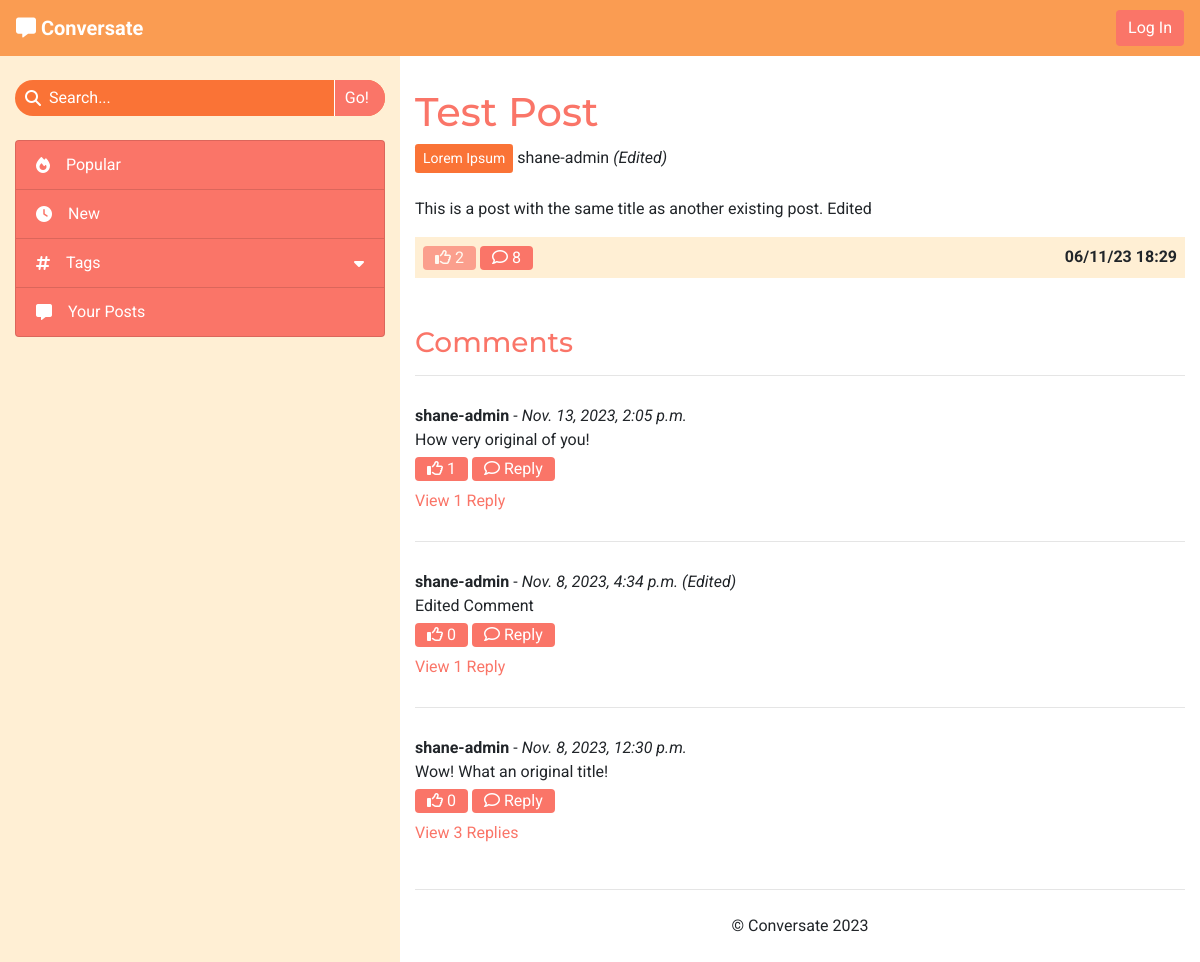
The page /tests-sTzSXNts-test-post/ on the database as committed earlier.
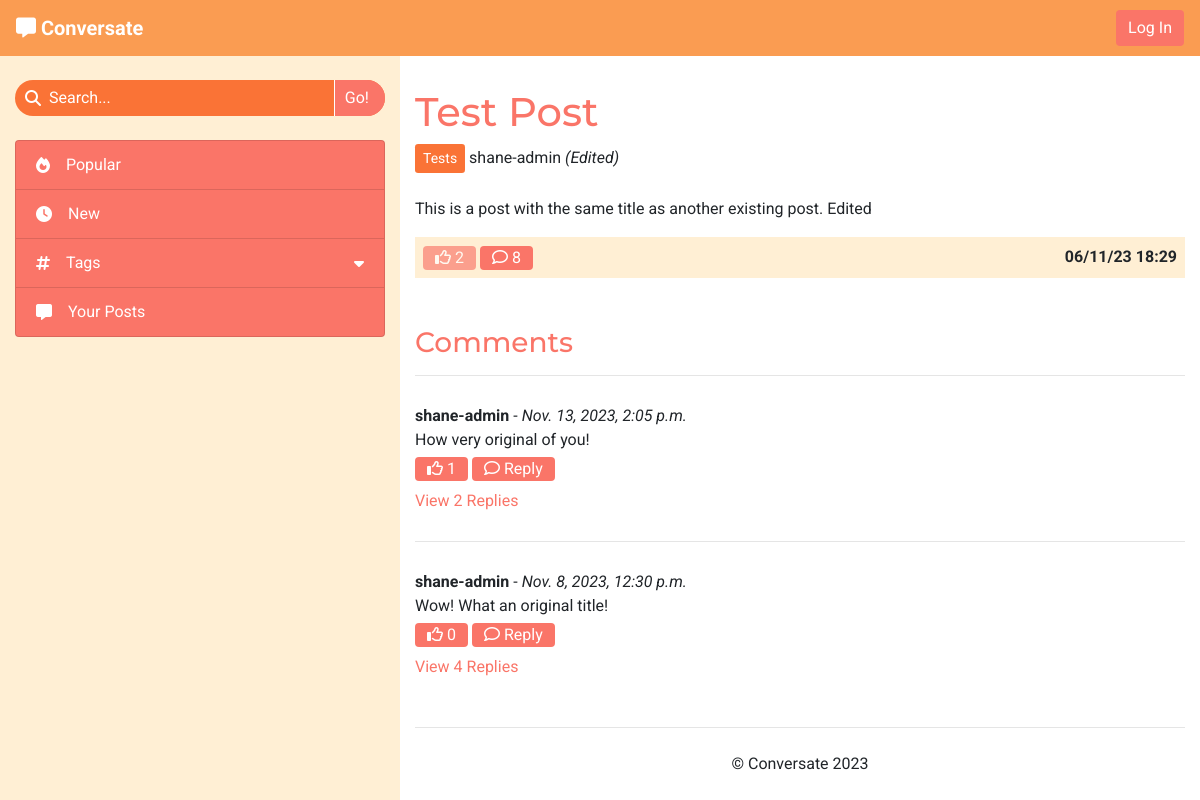
The same page on the database as committed later.
### forum/models.py (models this page shows, shortened)
class Post(models.Model):
    title = models.CharField(max_length=200)
    slug = models.SlugField(max_length=200, unique=True)
    tag = models.ForeignKey(Tag, on_delete=models.CASCADE,
                            related_name='tagged_posts')
    posted_by = models.ForeignKey(User, on_delete=models.CASCADE,
                                  related_name='added_posts')
    posted_on = models.DateTimeField(auto_now_add=True)
    content = models.TextField()
    edited = models.BooleanField(default=False)
    likes = models.ManyToManyField(User, related_name='post_likes', blank=True)
    approved = models.BooleanField(default=False)
    class Meta:
        ordering = ['-posted_on']
    def number_of_likes(self):
        return self.likes.count()
    def number_of_comments(self):
        return self.comments.count()

class Tag(models.Model):
    name = models.CharField(max_length=30, unique=True)
    def __str__(self):
        return self.name

class Comment(models.Model):
    post = models.ForeignKey(Post, on_delete=models.CASCADE,
                             related_name='comments')
    content = models.TextField()
    posted_by = models.ForeignKey(User, on_delete=models.CASCADE,
                                  related_name='added_comments')
    posted_on = models.DateTimeField(auto_now_add=True)
    reply_to = models.ForeignKey('self', on_delete=models.CASCADE,
                                 related_name='replies', blank=True, null=True)
    edited = models.BooleanField(default=False)
    likes = models.ManyToManyField(User, related_name="comment_likes",
                                   blank=True)
    approved = models.BooleanField(default=False)
    class Meta:
        ordering = ['-posted_on']
    def number_of_likes(self):
        return self.likes.count()
    def number_of_replies(self):
        return self.replies.count()

### forum/views.py (the view)
# urls.py: path('<slug:slug>/', views.ViewPost.as_view(), name='view_post'),
class ViewPost(View):
    def get(self, request, slug, *args, **kwargs):
        post = get_object_or_404(Post, slug=slug)
        comments = post.comments.order_by('-posted_on')
        liked = post.likes.filter(id=request.user.id).exists()
        context = {
            'post': post,
            'comments': comments,
            'liked': liked
        }
        return render(
            request,
            'post_details.html',
            context
        )

### templates/post_details.html (shortened to what this page needs)
{% extends "base.html" %}
{% load static %}
{% block content %}
    <h1>{{ post.title }}</h1>
    <a class="btn btn-sm tag" href="#">{{ post.tag }}</a>
    <span>{{ post.posted_by }}
        {% if post.edited %}
            <em>(Edited)</em>
        {% endif %}
    </span>
    <br><br>
    <p id="post-content">{{ post.content }}</p>
    <div id="post-footer" class="d-flex justify-content-between">
        <div class="post-footer-buttons">
            {% if user.is_authenticated %}
            <form class="d-inline" method="POST" action="{% url 'like_post' post.slug %}">
                {% csrf_token %}
                {% if liked %}
                    <button type="submit" class="btn py-0" aria-label="Unlike this post">
                        <i class="fa-solid fa-thumbs-up"></i>
                {% else %}
                    <button type="submit" class="btn py-0" aria-label="Like this post">
                        <i class="fa-regular fa-thumbs-up"></i>
                {% endif %}
                    {{ post.number_of_likes }}
                </button>
            </form>
            {% else %}
                <span class="btn disabled py-0" aria-disabled="true">
                    <i class="fa-regular fa-thumbs-up"></i>
                    {{ post.number_of_likes }}
                </span>
            {% endif %}
            {% if user.is_authenticated %}
                <a class="btn py-0" href="#post-comment" aria-label="Post a comment">
            {% else %}
                <a class="btn py-0" href="#comments" aria-label="View the post's comments">
            {% endif %}
                <i class="fa-regular fa-comment"></i>
                {{ post.number_of_comments }}
            </a>
        </div>
        <div class="center-to-container">
            <strong>{{ post.posted_on|date:"d/m/y G:i" }}</strong>
        </div>
    </div>
    <br>
    <br>
    <div id="comments" class="accordion">
        {% if comments %}
            <h3>Comments</h3>
            <hr>
            {% for comment in comments %}
                {% if comment.reply_to %}
                <div id="comment-{{ comment.id }}" data-timestamp="{{ comment.posted_on.timestamp }}"
                    data-reply-to="{{ comment.reply_to.id }}" class="comment reply ml-3 ml-sm-4 ml-lg-5 py-3 d-none">
                {% else %}
                <div id="comment-{{ comment.id }}" class="comment my-4 py-1">
                {% endif %}
                    <div class="comment-header">
                        <strong>{{ comment.posted_by }}</strong> -
                        <em>{{ comment.posted_on }}
                            {% if comment.edited %}
                                (Edited)
                            {% endif %}
                        </em>
                    </div>
                    <div class="comment-body">
                        <p class="mb-1 comment-text">{{ comment.content }}</p>
                        <form method="POST" class="d-inline" action="{% url 'like_comment' comment.id %}">
                            {% if user in comment.likes.all %}
                            <button type="submit" class="btn btn-small py-0">
                                <i class="fa-solid fa-thumbs-up"></i>
                            {% else %}
                            <button type="submit" class="btn btn-small py-0">
                                <i class="fa-regular fa-thumbs-up"></i>
                            {% endif %}
                                {{ comment.number_of_likes }}
                            </button>
                        </form>
                        <button class="btn btn-small py-0" type="button" data-toggle="collapse"
                            data-target="#reply-toggle-{{ comment.id }}" aria-expanded="false" aria-controls="reply-toggle-{{ comment.id }}">
                            <i class="fa-regular fa-comment"></i>
                            Reply
                        </button>
                    </div>
                    {% if comment.number_of_replies %}
                        <a href="#reply-section-{{ comment.id }}" class="reply-toggle d-inline-block mt-2" type="button"
                            data-toggle="collapse" aria-expanded="false" data-control="reply-section-{{ comment.id }}" data-parent="#comments">
                            {% if comment.number_of_replies == 1 %}
                                View 1 Reply
                            {% else %}
                                View {{ comment.number_of_replies }} Replies
                            {% endif %}
                        </a>
                    {% endif %}
                </div>
                {% if not comment.reply_to %}
                    {% if not forloop.last %}
                        <hr>
                    {% endif %}
                {% endif %}
            {% endfor %}
        {% endif %}
    </div>
{% endblock %}

### templates/base.html (shortened to what this page needs)
{% load static %}
<!DOCTYPE html>
<html lang="en">
<head>
    <link rel="stylesheet" href="https://cdn.jsdelivr.net/npm/bootstrap@4.6.2/dist/css/bootstrap.min.css"
>
    <link rel="stylesheet" href="{% static 'css/style.css' %}" type="text/css">
</head>
<body id="main-page">
    <nav class="navbar navbar-expand-sm navbar-dark">
        <div>
            <a class="navbar-brand" href="{% url 'home' %}" aria-label="Go to the home page">
                <i class="fa-solid fa-message"></i>
                <strong>Conversate</strong>
            </a>
        </div>
            <ul class="nav justify-content-end">
                {% if user.is_authenticated %}
                    <li class="nav mr-2 mr-lg-4">
                        <a class="nav-icon" href="{% url 'new_post' %}" data-toggle="tooltip"
                            data-placement="bottom" title="New Post" aria-label="Create a new post">
                            <i class="fa-solid fa-plus"></i>
                        </a>
                    </li>
                    <li class="nav dropdown">
                        <span class="text-light d-none d-md-inline" data-toggle="dropdown" role="button"
                            aria-expanded="false" aria-label="User Information">
                            <strong class="align-middle">{{ user.username }}
                                <i class="fa-solid fa-caret-down"></i>
                            </strong>
                        </span>
                        <span class="d-md-none nav-icon align-middle" data-toggle="dropdown" role="button"
                            aria-expanded="false" aria-label="User Information">
                            <strong>{{ user.username|make_list|first|upper }}</strong>
                        </span>
                        <div class="dropdown-menu dropdown-menu-right">
                            <a class="dropdown-item" href="#" aria-label="View and edit your account settings">Account Settings</a>
                            <div class="dropdown-divider"></div>
                            <a id="nav-logout" class="dropdown-item clickable" data-toggle="modal"
                                data-target="#modal-logout" aria-label="Log out of your account">Log out</a>
                        </div>
                    </li>
                {% else %}
                    <li class="nav">
                        <a href="{% url 'account_login' %}" class="btn">Log In</a>
                    </li>
                {% endif %}
            </ul>
    </nav>
    <div>
        <div class="container-fluid">
            <div class="row">
                <nav class="d-none d-md-block col-4">
                    <form class="search-bar my-4" action="{% url 'search_post' %}" method="POST">
                        <div class="center-to-container">
                            <i class="fa-solid fa-magnifying-glass"></i>
                        </div>
                        <input type="text" name="search_input" placeholder="Search...">
                        <input type="submit" value="Go!">
                    </form>
                    <div class="list-group side-nav">
                        <a class="list-group-item list-group-item-action clickable{% if selected_tab == 'Popular' %} active{% endif %}"
                            href="{% url 'home' %}">
                            <i class="fa-solid fa-fire mr-lg-3 center-to-container"></i>Popular
                        </a>
                        <a class="list-group-item list-group-item-action clickable{% if selected_tab == 'Recent' %} active{% endif %}"
                            href="{% url 'recent_posts' %}">
                            <i class="fa-solid fa-clock mr-lg-3 center-to-container"></i>New
                        </a>
                        <a id="tag-collapse" class="list-group-item list-group-item-action clickable" data-toggle="collapse"
                            href="#side-nav-tags" role="button" aria-expanded="false" aria-controls="side-nav-tags">
                            <i class="fa-solid fa-hashtag mr-lg-3 center-to-container"></i>
                            <div>Tags</div>
                            <i class="fa-solid fa-caret-down center-to-container"></i>
                        </a>
                        <a class="list-group-item list-group-item-action clickable">
                            <i class="fa-solid fa-message mr-lg-3 center-to-container"></i>Your Posts
                        </a>
                    </div>
                </nav>
                <div id="main-content" class="col col-md-8">
                    <section>
                        {% block content %}
                        {% endblock content %}
                    </section>
                    <footer>
                        <hr>
                        <p class="text-center my-4">&copy; Conversate 2023</p>
                    </footer>
                </div>
            </div>
        </div>
    </div>
</body>
</html>

### static/css/style.css (style rules this page uses)
* { font-family: 'Roboto', sans-serif; }
h1, h2, h3 { font-family: 'Montserrat', sans-serif; }
.clickable { cursor: pointer; }
a, h1, h2, h3 { color: #FA7568; }
.btn { background-color: #FA7568; border: none; color: white; }
.center-to-container { display: flex; align-items: center; justify-content: center; }
.navbar { background-color: #FA9C52; display: grid; grid-template-columns: 1fr 1fr; grid-template-rows: 1fr; }
.side-nav>a { display: grid; grid-template-columns: auto 1fr auto; grid-template-rows: 1fr; color: white; background-color: #FA7568; }
.search-bar { border-radius: 32px; width: 100%; background-color: #FA7336; color: white; display: grid; grid-template-columns: auto 1fr auto; grid-template-rows: 1fr; overflow: hidden; }
.search-bar i { padding-left: 10px; }
.search-bar>input[type=text] { margin-left: 8px; padding: 6px 0; border: none; outline: none; display: inline-block; min-width: 0; background-color: inherit; color: white; }
.search-bar>input::placeholder { color: white; }
.search-bar input[type=submit] { background-color: #FA7568; border: none; border-left: 1px solid white; padding: 4px 16px 4px 10px; color: white; }
#tag-collapse { border-bottom: none; }
#main-page { background-color: #FFEFD4; }
#main-content { background-color: white; padding-top: 32px; height: calc(100vh - 56px); overflow-y: auto; display: grid; grid-template-columns: 1fr; grid-template-rows: 1fr auto; }
.tag { background-color: #FA7336; color: white; }
#post-footer { background-color: #FFEFD4; padding: 8px; }

Rows that differ between the two databases and show on the page:
removed Comment: posted_by "shane-admin", posted_on "Nov. 8, 2023, 4:34 p.m.", edited "(Edited)", content "Edited Comment", number_of_likes "0", shows "View 1 Reply"
changed Post "Test Post": tag "Lorem Ipsum" → "Tests"
shown differently, row unchanged: Comment "Nov. 13, 2023, 2:05 p.m.": number_of_replies (not shown) → "2"; text "View 1 Reply" → "View Replies"
computed for Comment "Nov. 8, 2023, 12:30 p.m.": number_of_replies "3" → "4"
